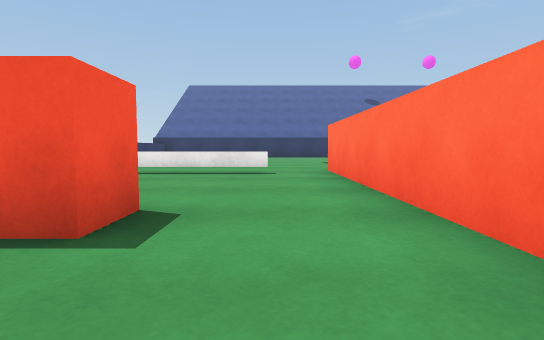
View 1 (above)

22 first-person views from a walk through a 3-D level made in the Unity game engine. The camera is 0.51 m above the floor, tilts 4° down and sees 80° across. The floor is counted in squares, 1 m on a side. Each view is taken from the middle of a square. On the plan, view 1 faces up. The plan holds only what a view shows up to about 9 squares ahead; the rest is blank. The place goes on beyond the plan. The player is left out. Surface patterns are stand-ins for the level's own textures.

View 2
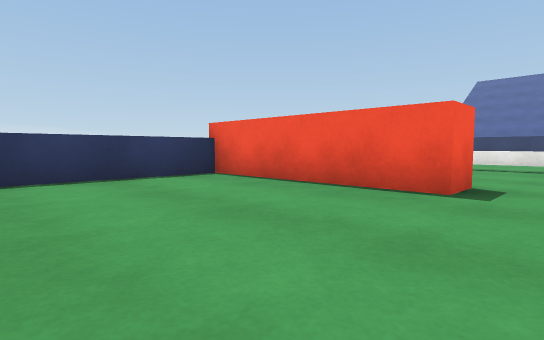

View 3
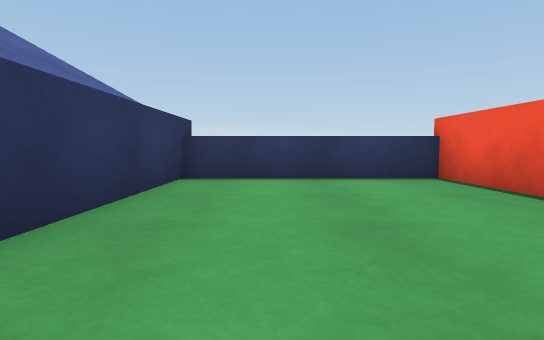

View 4
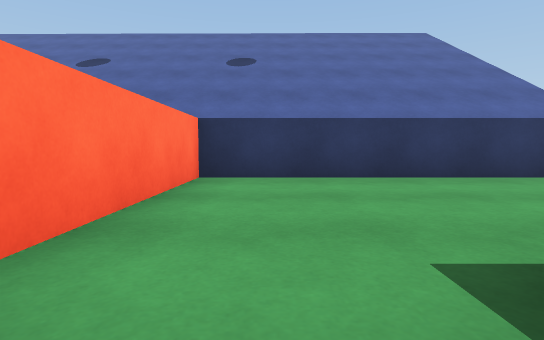

View 5
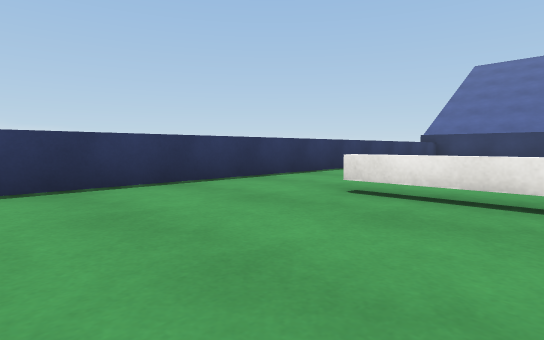

View 6
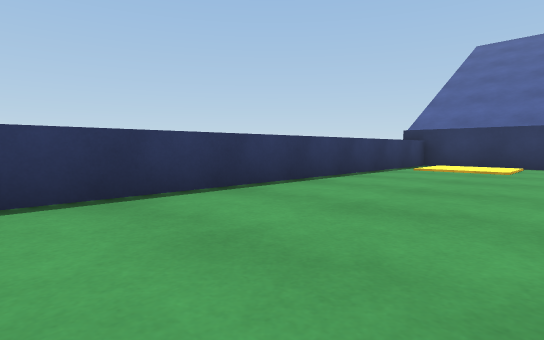

View 7
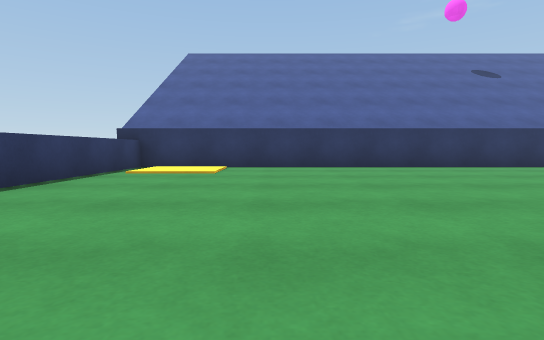

View 8
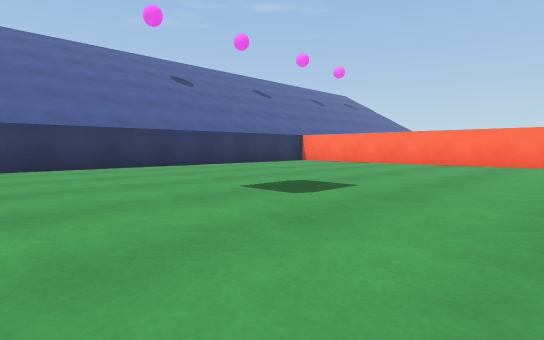

View 9
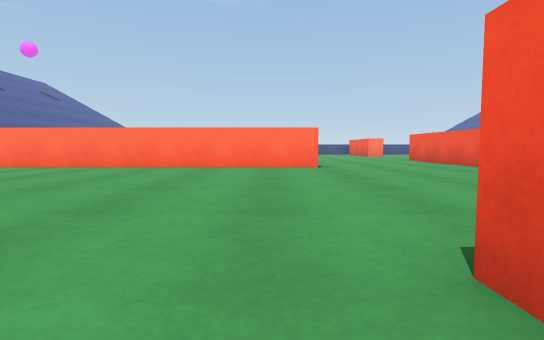

View 10
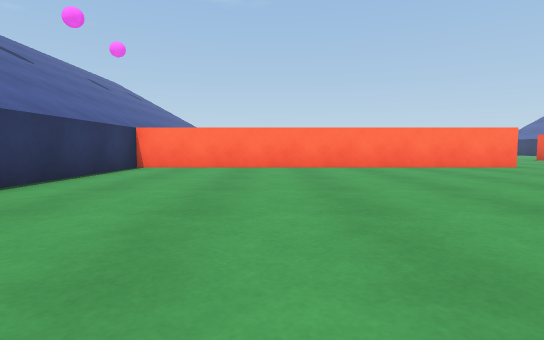

View 11
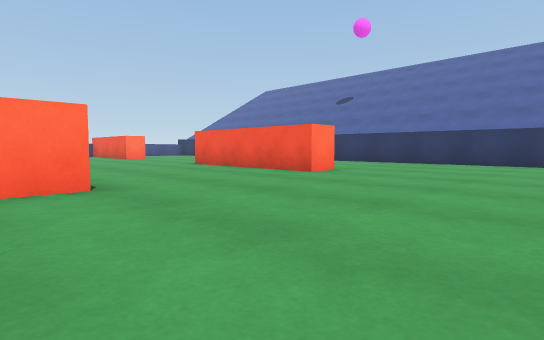

View 12
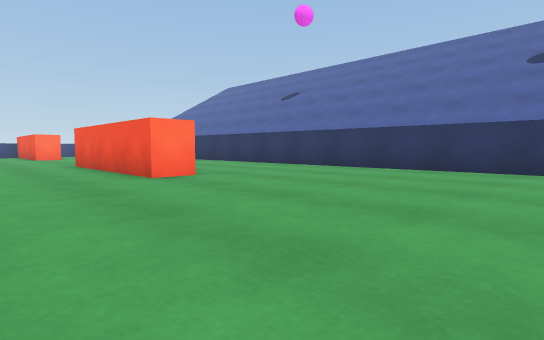

View 13
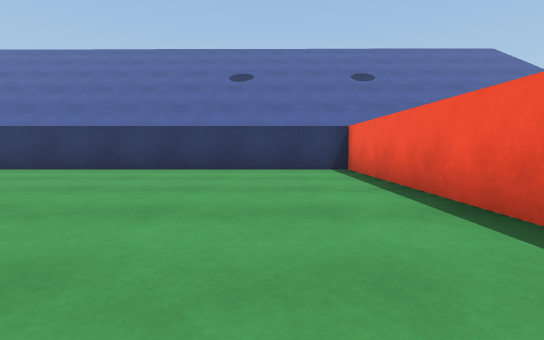

View 14
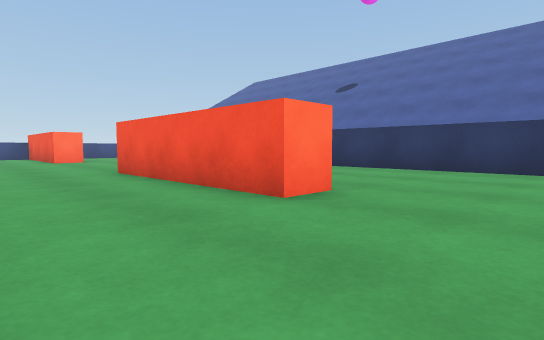

View 15
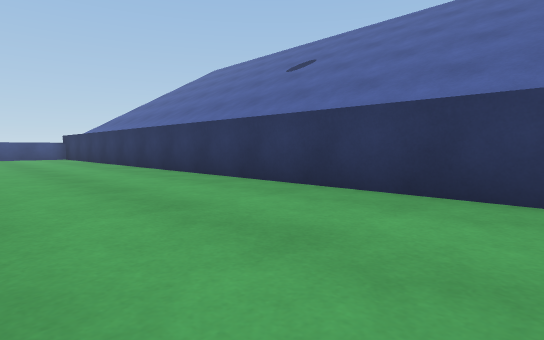

View 16
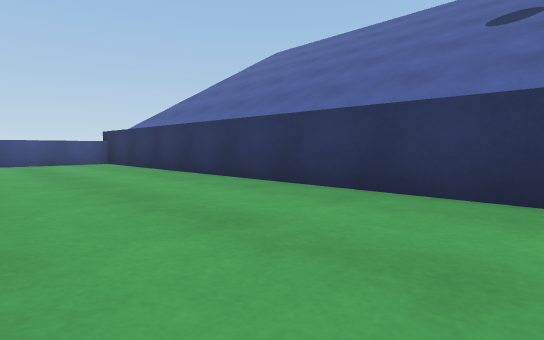

View 17
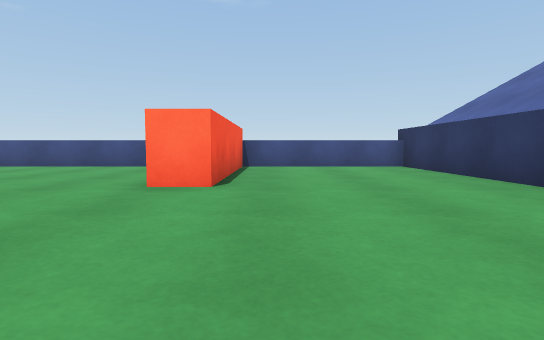

View 18
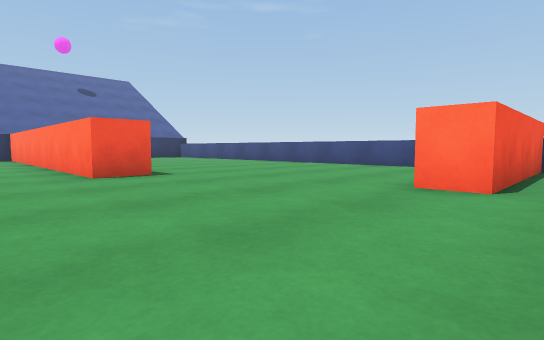

View 19
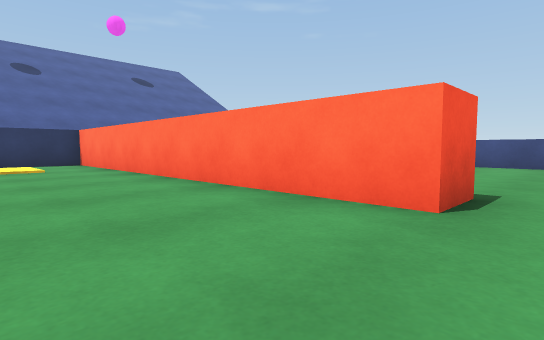

View 20
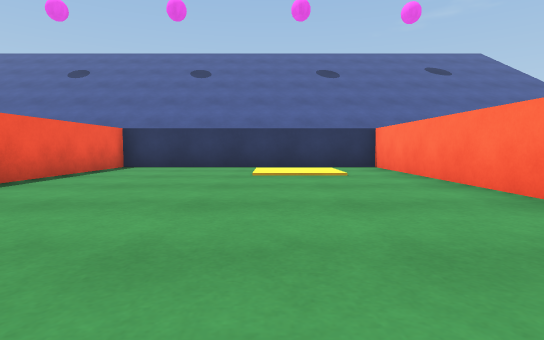

View 21
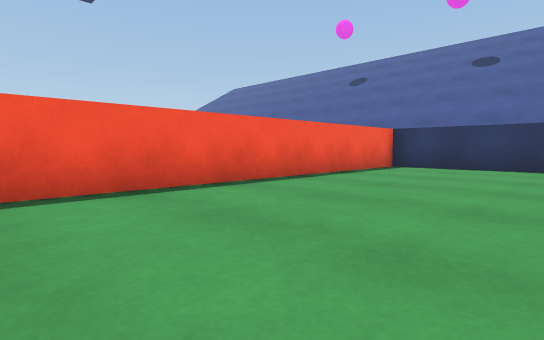

View 22
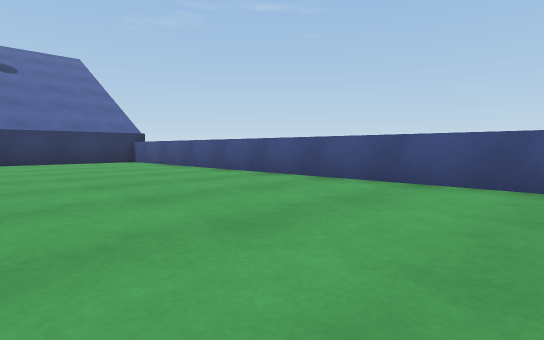

### Floor plan
Key: @ floor where view 1 was taken; # wall or solid block; x gap in a wall; . main floor; : floor 0.05 m higher than the main floor; = window, fence, low wall or low ledge; ^ raised ledge.
Columns run from 6 left of view 1 to 24 right of it. Each row starts with its distance up from view 1.
 17 ########################  #
 16 ^..............##......#  ..
 15 ^.:............##...::.#  ...
 14 ^..............##...::.#  ....
 13 ^..............##......#  ....^
 12 ^..............##......#  ....^
 11 ^..............##......#  ....^
 10 ^..............##......# .....^
  9 ^..............##......# .....^
  8 ^..............##......#......^
  7 ^......##......#    ...#......^
  6 ^..===x# .....................^
  5 ^......#  ....................^
  4 ^......# .....................^
  3 ^......##...................
  2 ^####..##.......####......####^
  1 ^......##.....................^
  0 ^.....@##.....................^
 -1 ^......##.....................^
 -2 ^......##.....................^
 -3 ###############################

Where each view was taken, in squares from view 1:
view 1: 0 up, 0 right, facing up
view 2: 2 down, 0 right, facing up-left
view 3: 1 down, 0 right, facing left
view 4: 3 up, 0 right, facing down
view 5: 3 up, 1 left, facing up-left
view 6: 7 up, 2 left, facing up-left
view 7: 8 up, 2 left, facing up
view 8: 8 up, 1 left, facing up-right
view 9: 8 up, 1 right, facing right
view 10: 13 up, 1 right, facing right
view 11: 8 up, 5 right, facing down-right
view 12: 5 up, 4 right, facing down-right
view 13: 5 up, 4 right, facing down
view 14: 5 up, 7 right, facing down-right
view 15: 1 up, 8 right, facing down-right
view 16: 1 up, 13 right, facing down-right
view 17: 1 up, 15 right, facing right
view 18: 1 up, 15 right, facing up-right
view 19: 6 up, 14 right, facing up-right
view 20: 8 up, 14 right, facing up
view 21: 8 up, 14 right, facing up-left
view 22: 5 up, 19 right, facing up-right
